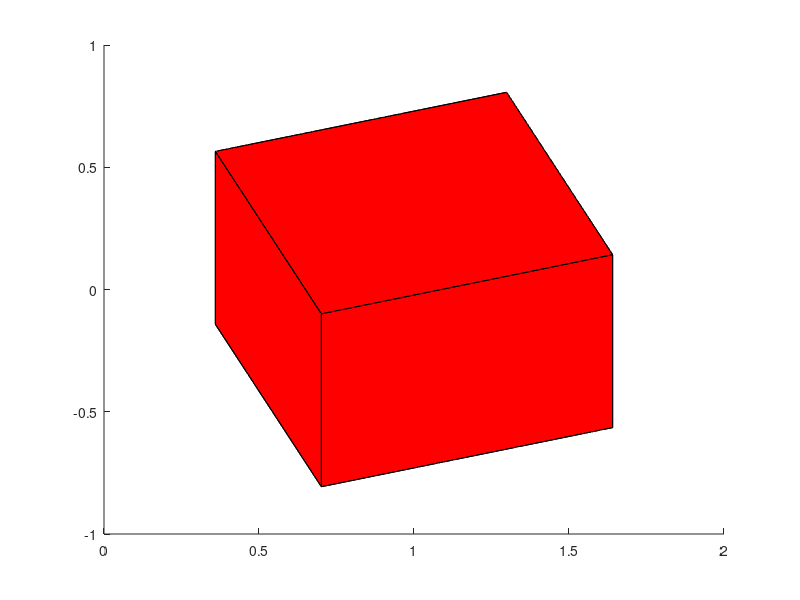

MATLAB code to generate this figure:
function [CuboidHandle, verts, facs] = DrawCuboid(varargin)
% Draw Cuboid
% Draw a Cuboid using 8 rectangular faces. Places Cuboid Into Current Figure
%
% Inputs (SL, CV, EA, colr, alph)
% ----------------
% SL    - [X;Y;Z] Length of Cuboid Side (SL - SideLength)
% CV    - [X;Y;Z] Center of volume
% EA    - [Yaw(Z-axis);Pitch(y-axis);Roll(x-axis)] Euler/Rotation angles [radians]
% colr  - Color of cuboid; string (ex. 'r','b','g') or vector [R G B]
% alph  - Alpha transparency value of cuboid
%
% Outputs (CuboidHandle, verts, facs)
% ----------------
% CuboidHandle  = Handle for Patch Object
% verts         = 3x8 XYZ Vertices
% facs          = 6x4 Order of faces
%
%% Number of inputs and assign defaults if not specified
% Define Default Values
SL = [1;1;1];   CV = [1;0;0];   EA = [pi/2;pi/9;pi/4];   colr = [1 0 0];   alph = 1;
switch nargin
    case 0
        % All Inputs Empty Using Default Values
    case 1
        SL = varargin{1};
    case 2
        SL = varargin{1};   CV = varargin{2};
    case 3
        SL = varargin{1};   CV = varargin{2};   EA = varargin{3};
    case 4
        SL = varargin{1};   CV = varargin{2};   EA = varargin{3};   colr = varargin{4};
    case 5
        SL = varargin{1};   CV = varargin{2};   EA = varargin{3};   colr = varargin{4};     alph = varargin{5};
    otherwise
        error('Invalid number of inputs')
end

%% Form ZYX Rotation Matrix
% [From Wikipedia Oct-11-2009 1:30 AM] 
% http://en.wikipedia.org/wiki/Euler_Angles
% Calculate Sines and Cosines
c1 = cos(EA(1));	s1 = sin(EA(1));
c2 = cos(EA(2));	s2 = sin(EA(2));
c3 = cos(EA(3));	s3 = sin(EA(3));

% Calculate Matrix
R = [c1*c2           -c2*s1          s2
     c3*s1+c1*s2*s3  c1*c3-s1*s2*s3  -c2*s3
     s1*s3-c1*c3*s2  c3*s1*s2+c1*s3  c2*c3]';
 
%% Create Vertices
x = 0.5*SL(1)*[-1 1 1 -1 -1 1 1 -1]';
y = 0.5*SL(2)*[1 1 1 1 -1 -1 -1 -1]';
z = 0.5*SL(3)*[-1 -1 1 1 1 1 -1 -1]';

%% Create Faces
facs = [1 2 3 4
        5 6 7 8
        4 3 6 5
        3 2 7 6
        2 1 8 7
        1 4 5 8];
    
%% Rotate and Translate Vertices
verts = zeros(3,8);
for i = 1:8
    verts(1:3,i) = R'*[x(i);y(i);z(i)]+ CV;
end

%% Draw Patch Objec
CuboidHandle = patch('Faces',facs,'Vertices',verts','FaceColor',colr,'FaceAlpha',alph);

end